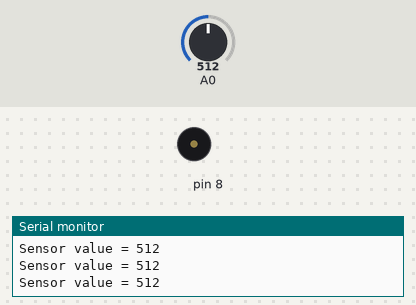
This sketch was run on a simulated Arduino Uno, built with avr-gcc and run on an emulated ATmega328P. Shown: buzzer (waves = sounding), the last lines printed to the serial monitor. The test bench sets the inputs (shaded band); at power-on: A0 = 512.

Above: at 11.2 s.
11.3 s: A0 set to 548
At 12.5 s:
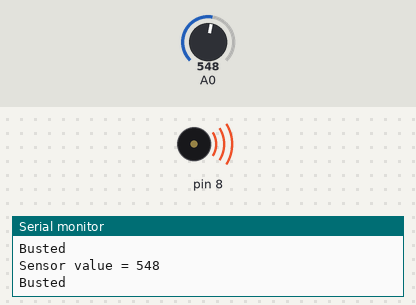
12.8 s: A0 set to 511
At 18.6 s:
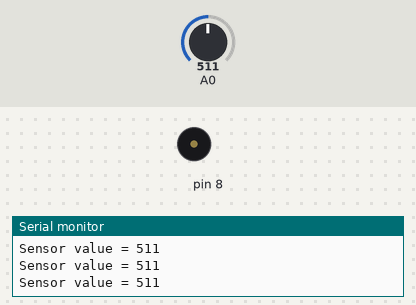
Timing chart, 0 to 20.1 s (numbered marks = the images above; inputs shaded):
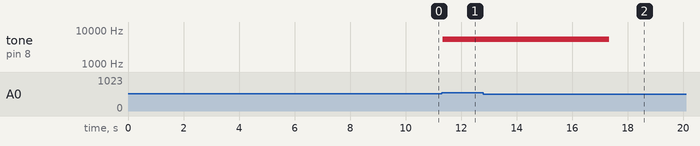

Measured:
- the behaviour switches between 532 and 533 on A0 (found by bisection; images 0 and 1)
- after the input at 11.3 s, tone on pin 8: silent → 5269 Hz at once
- after the input at 12.8 s, tone on pin 8: 5269 Hz → silent after 4.5 s

The sketch:

lasertrap.ino
```cpp
/*
  Laser entry denial device

 Parts required:
 photoresistor
 resistors
 piezo
 laser

 inspired by project 6 - Light Theremin
 Created by jarkojefamozny
*/

// variable to hold sensor value
int sensorValue;
// variable to calibrate high value
int sensorHigh = 0;

void setup() {
  Serial.begin(9600);
  // 10 sec calibration
  while (millis() < 10000) {
    // record the maximum sensor value
    sensorValue = analogRead(A0);
    if (sensorValue > sensorHigh) {
      sensorHigh = sensorValue;
    }
    Serial.print("THe highest value yet = ");
    Serial.print(sensorHigh);
    Serial.print("\n");
  }
}

void loop() {

  //read the input from A0 and store it in a variable
  sensorValue = analogRead(A0);

    Serial.print("Sensor value = ");
    Serial.print(sensorValue);
    Serial.print("\n");
    if( (sensorValue + 20) < sensorHigh || (sensorValue - 20) > sensorHigh )
    {
      Serial.print("Busted\n");
      int pitch = map(sensorValue,  400, sensorHigh, 50, 4000);
      //instead of blowing things up we trigger the beeper
      tone(8, pitch, 5000);
      delay(1000);
    }
}
```
